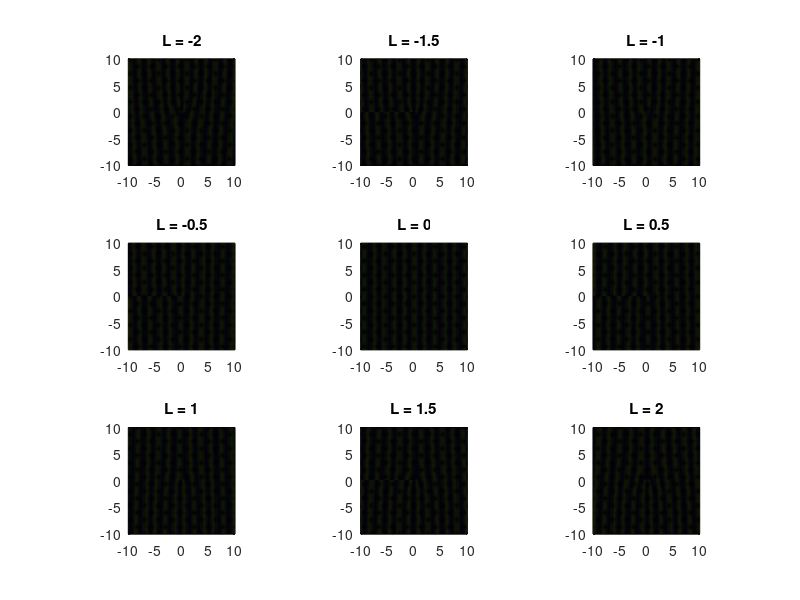

MATLAB code for this plot:
clear;
N=100;
lambda=6.328e-7;
k=2*pi/lambda;    %波数
x=linspace(-10,10,N);
y=linspace(-10,10,N);
[X,Y]=meshgrid(x,y);
[theta,r]=cart2pol(X,Y);
s=1;
for L=-2:0.5:2
    subplot(3,3,s)
    E1=exp(-1i*k*X);
    E2=exp(1i*L*theta);
    E=E1+E2;
    I=E.*conj(E);
    pcolor(X,Y,I);
    axis square;
    title(['L = ',num2str(L)]);
    s=s+1;
end